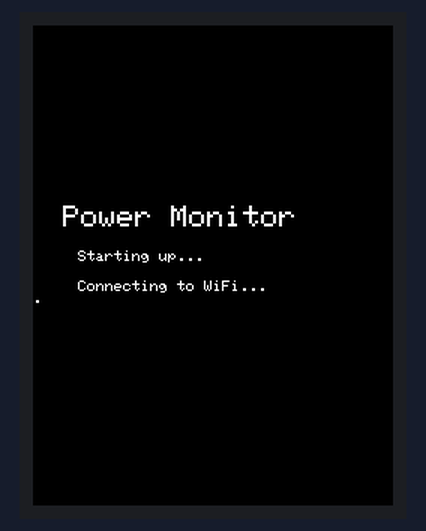
The sketch below on a simulated ESP32-C3. Shown: 240×320 colour display. WiFi joins after 1.5 s; servers stay silent unless stated; the local clock reads 2024-03-15 10:24:30 at power-on unless the sketch sets it; what the sketch prints to the serial monitor is not drawn.

Above: at 0.8 s.
At 1.8 s:
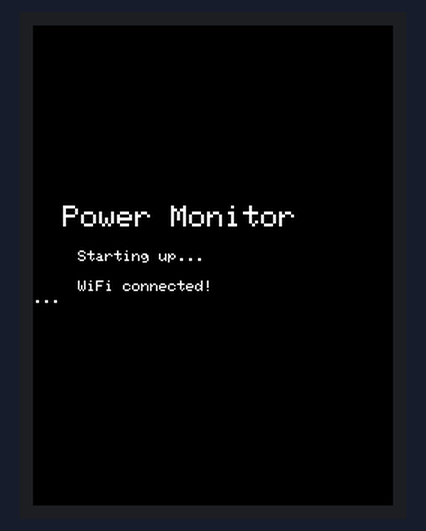
At 3.0 s:
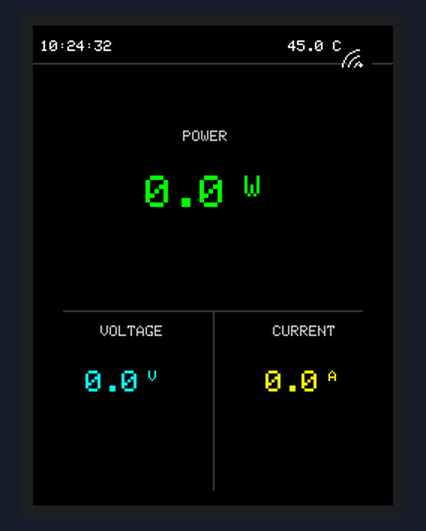

Measured:
- what the display in image 1 shows lasts 1.1 s, from 1.7 s to 2.8 s

The sketch:

claude_fox_pivot.ino
```cpp
// (licence header left out)
#include <Arduino.h>
#include <SPI.h>
#include <Adafruit_GFX.h>
#include <Adafruit_ST7789.h>
#include <WiFi.h>
#include <HTTPClient.h>
#include <ArduinoJson.h>
#include <time.h>

// Define pins
#define TFT_CS   7  // GPIO7
#define TFT_RST  3  // GPIO5
#define TFT_DC   2  // GPIO3
#define TFT_MOSI 6  // GPIO6
#define TFT_SCLK 4  // GPIO4

// Display dimensions
#define SCREEN_WIDTH  240
#define SCREEN_HEIGHT 320

// Create display instance with explicit pin mapping
Adafruit_ST7789 tft = Adafruit_ST7789(TFT_CS, TFT_DC, TFT_MOSI, TFT_SCLK, TFT_RST);

// WiFi credentials
const char* ssid = "ssid";
const char* password = "password";

// API endpoint
const char* apiUrl = "http://192.168.0.101/0000/get_current_parameters";

// Time configuration
const char* ntpServer = "pool.ntp.org";
const long gmtOffset_sec = 3600;  // Change to your timezone (GMT+1)
const int daylightOffset_sec = 3600;

// Interval for data refresh (in milliseconds)
const unsigned long dataRefreshInterval = 2000;
unsigned long lastDataRefresh = 0;

// Variables to store sensor data
String voltage = "0.0";
String current = "0.0";
String power = "0.0";
float temperature = 0.0;
int wifiSignalStrength = 0;

// Define colors
#define BLACK       0x0000
#define WHITE       0xFFFF
#define GREY        0x7BEF
#define LIGHTGREY   0xC618
#define DARKGREY    0x39E7
#define RED         0xF800
#define GREEN       0x07E0
#define BLUE        0x001F
#define CYAN        0x07FF
#define MAGENTA     0xF81F
#define YELLOW      0xFFE0
#define ORANGE      0xFD20

// WiFi signal icons (3 levels plus disconnected)
const uint8_t WIFI_ICON_WIDTH = 16;
const uint8_t WIFI_ICON_HEIGHT = 16;

void setup() {
  Serial.begin(115200);

  Serial.println("\n\n--- ESP32 Power Monitor Starting ---");

  // Initialize the display
  Serial.println("Initializing display...");
  tft.init(SCREEN_WIDTH, SCREEN_HEIGHT);
  tft.setRotation(0);
  tft.fillScreen(BLACK);

  // Draw startup screen
  tft.setTextColor(WHITE);
  tft.setTextSize(2);
  tft.setCursor(20, 120);
  tft.println("Power Monitor");
  tft.setTextSize(1);
  tft.setCursor(30, 150);
  tft.println("Starting up...");

  // Connect to WiFi
  connectWiFi();

  // Configure time
  configTime(gmtOffset_sec, daylightOffset_sec, ntpServer);

  // Draw the static elements of the UI
  drawStatusBar();
  drawMainLayout();

  Serial.println("Setup complete");
}

void loop() {
  unsigned long currentMillis = millis();

  // Update time display
  updateTime();

  // Update WiFi signal strength
  updateWifiSignalStrength();

  // Update temperature
  updateTemperature();

  // Fetch and display data at interval
  if (currentMillis - lastDataRefresh >= dataRefreshInterval) {
    lastDataRefresh = currentMillis;
    fetchDataFromAPI();
    updateDisplayValues();
  }

  delay(100);  // Small delay to prevent CPU hogging
}

void connectWiFi() {
  tft.fillRect(30, 170, 180, 20, BLACK);
  tft.setCursor(30, 170);
  tft.setTextColor(WHITE);
  tft.println("Connecting to WiFi...");

  WiFi.begin(ssid, password);

  int attempts = 0;
  while (WiFi.status() != WL_CONNECTED && attempts < 20) {
    delay(500);
    tft.print(".");
    attempts++;
  }

  if (WiFi.status() == WL_CONNECTED) {
    tft.fillRect(30, 170, 180, 20, BLACK);
    tft.setCursor(30, 170);
    tft.println("WiFi connected!");
    Serial.println("WiFi connected!");
    delay(1000);
  } else {
    tft.fillRect(30, 170, 180, 20, BLACK);
    tft.setCursor(30, 170);
    tft.setTextColor(RED);
    tft.println("WiFi connection failed!");
    Serial.println("WiFi connection failed!");
    delay(3000);
  }
}

void fetchDataFromAPI() {
  if (WiFi.status() == WL_CONNECTED) {
    HTTPClient http;

    http.begin(apiUrl);
    int httpResponseCode = http.GET();

    if (httpResponseCode > 0) {
      String payload = http.getString();
      Serial.println("API Response: " + payload);

      DynamicJsonDocument doc(1024);
      DeserializationError error = deserializeJson(doc, payload);

      if (!error) {
        // Extract values from JSON
        String status = doc["status"].as<String>();

        if (status == "ok") {
          voltage = doc["voltage"].as<String>();
          current = doc["current"].as<String>();
          power = doc["power_active"].as<String>();
          Serial.println("Power: " + power + "W, Voltage: " + voltage + "V, Current: " + current + "A");
        } else {
          Serial.println("API status not OK");
        }
      } else {
        Serial.println("JSON parsing error");
      }
    } else {
      Serial.print("HTTP Error: ");
      Serial.println(httpResponseCode);
    }

    http.end();
  } else {
    // Try to reconnect to WiFi if disconnected
    if (WiFi.status() != WL_CONNECTED) {
      Serial.println("WiFi disconnected. Reconnecting...");
      connectWiFi();
    }
  }
}

void updateWifiSignalStrength() {
  if (WiFi.status() != WL_CONNECTED) {
    wifiSignalStrength = -1;  // Disconnected
  } else {
    long rssi = WiFi.RSSI();

    // Convert RSSI to signal strength (0-3)
    if (rssi <= -80) {
      wifiSignalStrength = 0;      // Poor signal
    } else if (rssi <= -70) {
      wifiSignalStrength = 1;      // Medium signal
    } else {
      wifiSignalStrength = 2;      // Strong signal
    }
  }

  // Draw WiFi icon
  drawWifiIcon();
}

void updateTemperature() {
  // ESP32 internal temperature sensor reading
  temperature = temperatureRead();

  // Display temperature
  tft.setTextColor(WHITE, BLACK);
  tft.setTextSize(1);
  tft.setCursor(170, 10);
  tft.printf("%2.1f C", temperature);
}

void updateTime() {
  struct tm timeinfo;
  if (!getLocalTime(&timeinfo)) {
    tft.setTextColor(RED, BLACK);
    tft.setTextSize(1);
    tft.setCursor(5, 10);
    tft.print("Time error");
    return;
  }

  tft.setTextColor(WHITE, BLACK);
  tft.setTextSize(1);
  tft.setCursor(5, 10);
  tft.printf("%02d:%02d:%02d", timeinfo.tm_hour, timeinfo.tm_min, timeinfo.tm_sec);
}

void drawWifiIcon() {
  int x = 210;
  int y = 10;

  // Clear the area first
  tft.fillRect(x, y, 16, 16, BLACK);

  if (wifiSignalStrength == -1) {
    // No connection - draw X
    tft.drawLine(x, y, x+16, y+16, RED);
    tft.drawLine(x+16, y, x, y+16, RED);
    return;
  }

  // Draw signal arcs based on strength
  if (wifiSignalStrength >= 0) {
    // Small arc - always visible if connected
    tft.drawCircleHelper(x+8, y+18, 12, 1, WHITE);
  }

  if (wifiSignalStrength >= 1) {
    // Medium arc
    tft.drawCircleHelper(x+8, y+18, 8, 1, WHITE);
  }

  if (wifiSignalStrength >= 2) {
    // Strong arc
    tft.drawCircleHelper(x+8, y+18, 4, 1, WHITE);
  }

  // Center dot
  tft.fillCircle(x+8, y+16, 1, WHITE);
}

void drawStatusBar() {
  // Draw status bar background
  tft.fillRect(0, 0, 240, 25, BLACK);
  tft.drawFastHLine(0, 25, 240, DARKGREY);

  // Initial placeholders
  tft.setTextColor(WHITE, BLACK);
  tft.setTextSize(1);

  // Time placeholder
  tft.setCursor(5, 10);
  tft.print("--:--:--");

  // Temperature placeholder
  tft.setCursor(170, 10);
  tft.print("--.- C");

  // WiFi icon placeholder
  drawWifiIcon();
}

void drawMainLayout() {
  // Clear main area
  tft.fillRect(0, 26, 240, 294, BLACK);

  // Power section
  tft.setTextColor(LIGHTGREY, BLACK);
  tft.setTextSize(1);
  tft.setCursor(100, 70);
  tft.print("POWER");

  // Divider between power and voltage/current
  tft.drawFastHLine(20, 190, 200, DARKGREY);

  // Divider between voltage and current
  tft.drawFastVLine(120, 190, 120, DARKGREY);

  // Labels for voltage and current
  tft.setTextColor(LIGHTGREY, BLACK);
  tft.setTextSize(1);

  tft.setCursor(45, 200);
  tft.print("VOLTAGE");

  tft.setCursor(160, 200);
  tft.print("CURRENT");

  // Initial values
  updateDisplayValues();
}

void updateDisplayValues() {
  // Update power display (center, large)
  tft.setTextColor(GREEN, BLACK);
  tft.setTextSize(3);
  // Clear previous value
  tft.fillRect(40, 100, 160, 30, BLACK);

  // Center the text
  int16_t x1, y1;
  uint16_t w, h;
  String powerText = power + " W";
  tft.getTextBounds(powerText, 0, 0, &x1, &y1, &w, &h);
  int xPos = (SCREEN_WIDTH - w) / 2;

  tft.setCursor(xPos, 100);
  tft.print(power);
  tft.setTextSize(2);
  tft.print(" W");

  // Update voltage display (bottom left)
  tft.setTextColor(CYAN, BLACK);
  tft.setTextSize(2);
  // Clear previous value
  tft.fillRect(10, 220, 100, 50, BLACK);

  // Center in its area
  String voltageText = voltage + " V";
  tft.getTextBounds(voltageText, 0, 0, &x1, &y1, &w, &h);
  xPos = 10 + ((110 - w) / 2); // Center in left half

  tft.setCursor(xPos, 230);
  tft.print(voltage);
  tft.setTextSize(1);
  tft.print(" V");

  // Update current display (bottom right)
  tft.setTextColor(YELLOW, BLACK);
  tft.setTextSize(2);
  // Clear previous value
  tft.fillRect(130, 220, 100, 50, BLACK);

  // Center in its area
  String currentText = current + " A";
  tft.getTextBounds(currentText, 0, 0, &x1, &y1, &w, &h);
  xPos = 130 + ((110 - w) / 2); // Center in right half

  tft.setCursor(xPos, 230);
  tft.print(current);
  tft.setTextSize(1);
  tft.print(" A");
}
```
